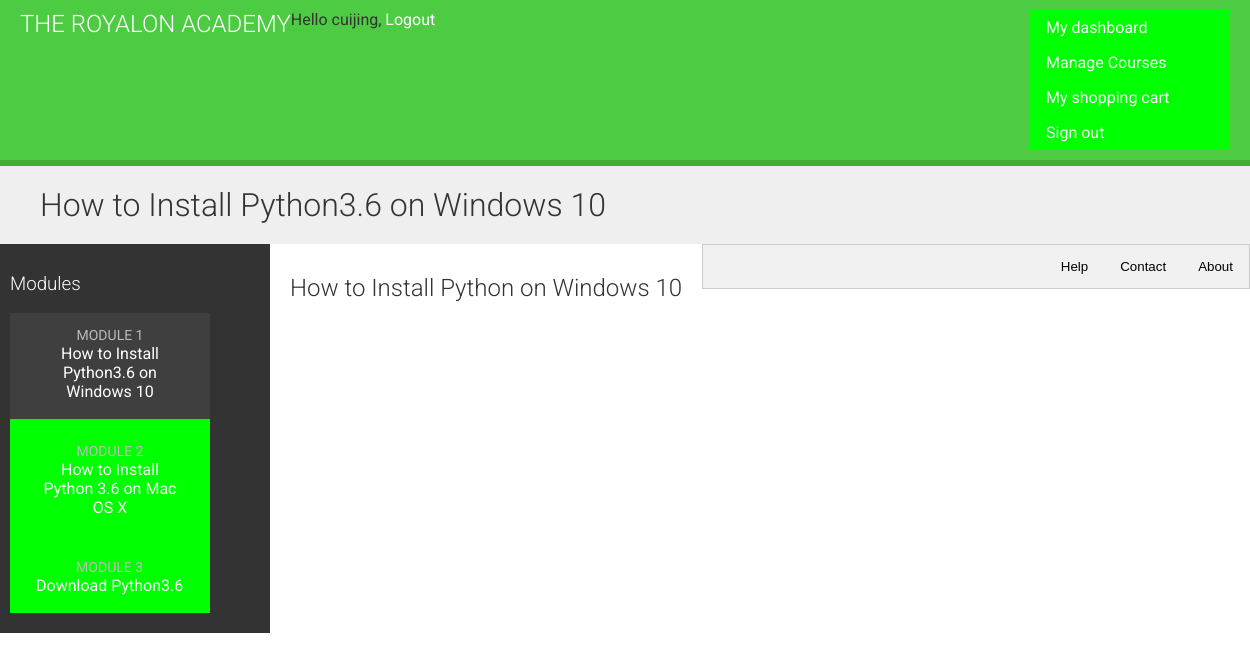
The app's page /students/course/15/ (signed in) with its own data.
### courses/models.py (models this page shows, shortened)
class Module(models.Model):
    course = models.ForeignKey(Course, related_name='modules')
    title = models.CharField(max_length=200)
    description = models.TextField(blank=True)
    order = OrderField(blank=True, for_fields=['course'])
    class Meta:
        ordering = ['order']

class Content(models.Model):
    module = models.ForeignKey(Module, related_name='contents')
    content_type = models.ForeignKey(ContentType,
                                     limit_choices_to={'model__in':('text',
                                                                    'video',
                                                                    'image',
                                                                    'file')})
    object_id = models.PositiveIntegerField()
    item = GenericForeignKey('content_type', 'object_id')
    order = OrderField(blank=True, for_fields=['module'])
    class Meta:
        ordering = ['order']

class ItemBase(models.Model):
    owner = models.ForeignKey(User, related_name='%(class)s_related')
    title = models.CharField(max_length=250)
    created = models.DateTimeField(auto_now_add=True)
    updated = models.DateTimeField(auto_now=True)
    class Meta:
        abstract = True
    def render(self):
        return render_to_string('courses/content/{}.html'.format(self._meta.model_name), {'item': self})

class Video(ItemBase):
    url = models.URLField()

### students/views.py (the view)
class StudentCourseDetailView(DetailView):
    model = Course
    template_name = 'students/course/detail.html'
    def get_queryset(self):
        qs = super(StudentCourseDetailView, self).get_queryset()
        return qs.filter(students__in=[self.request.user])
    def get_context_data(self, **kwargs):
        context = super(StudentCourseDetailView, self).get_context_data(**kwargs)
        course = self.get_object()
        if 'module_id' in self.kwargs:
            context['module'] = course.modules.get(id=self.kwargs['module_id'])
        else:
            context['module'] = course.modules.all()[0]
        return context

### cart/context_processors.py (called while the page is built)
def cart(request):
    return {'cart': Cart(request)}

### students/templates/students/course/detail.html (shortened to what this page needs)
{% extends "base.html" %}
{% block content %}
    <h1>
        {{ module.title }}
    </h1>
    <div class="contents">
        <h3>Modules</h3>
        <ul id="modules">
        {% for m in object.modules.all %}
            <li data-id="{{ m.id }}" {% if m == module %}class="selected"{% endif %}>
                <a href="{% url "student_course_detail_module" object.id m.id %}">
                    <span>
                        Module <span class="order">{{ m.order|add:1 }}</span>
                    </span>
                    <br>
                    {{ m.title }}
                </a>
            </li>
        {% empty %}
            <li>No modules yet.</li>
        {% endfor %}
        </ul>
    </div>
    <div class="module">
        {% for content in module.contents.all %}
            {% with item=content.item %}
                <h2>{{ item.title }}</h2>
            {% endwith %}
        {% endfor %}
    </div>
{% endblock %}

### courses/templates/base.html (shortened to what this page needs)
{% load staticfiles %}
<!DOCTYPE html>
<html>
<head>
    <link href="{% static "css\base.css" %}" rel="stylesheet">
</head>
<body>
    <div id="header">
        <a href="/" class="logo">The Royalon Academy</a>
        <ul class="menu">
            {% if request.user.is_authenticated %}
                <li {% if section == "dashboard" %}class="selected"{% endif %}><a href="{% url "dashboard" %}">My dashboard</a></li>
                <li {% if section == "My Courses" %}class="selected"{% endif %}><a href="{% url "manage_course_list" %}">Manage Courses</a></li>
				<li {% if section == "My Shopping Cart" %}class="selected"{% endif %}><a href="{% url "product_list" %}">My shopping cart</a></li>
                <li><a href="{% url "logout" %}">Sign out</a></li>
            {% else %}
                <li><a href="{% url "login" %}">Sign in</a></li>
            {% endif %}
         </ul>
            <span class="user">
                {% if request.user.is_authenticated %}
                    Hello {{ request.user.username }},
                    <a href="{% url "logout" %}">Logout</a>
                {% endif %}
            </span>
    </div>
</body>
    <div id="content">
        {% block content %}
        {% endblock %}
    </div>
    <div class="tab">
	<button class="tablinks" onclick="openTab(event, 'About')">About</button>
  	<button class="tablinks" onclick="openTab(event, 'Contact')">Contact</button>
	<button class="tablinks" onclick="openTab(event, 'Help')">Help</button>
    </div>
</html>

### courses/static/css/base.css (style rules this page uses)
body { margin:0; font-family:'Roboto', sans-serif; font-weight:400; color:#333; }
a { color:#3fad37; text-decoration:none; }
h1, h2, h3, h4, h5, h6 { font-family:'Roboto', sans-serif; font-weight:300; }
h1 { background:#efefef; width:100%; overflow:auto; padding:20px 0 20px 40px; margin:0; }
.module { overflow:auto; }
#header { background:#4dcc43; overflow:auto; padding:10px 20px; border-bottom:6px solid #3fad37; }
#header .logo { text-decoration:none; font-family:'Roboto', sans-serif; font-weight:300; text-transform:uppercase; font-size:24px; color:#fff; float:left; }
#header a { color:#fff; }
#header .menu { list-style:none; float:right; margin:0; padding:0; }
.contents { width:20%; padding:10px; float:left; background:#333; color: #fff; font-family:'Roboto', sans-serif; }
.contents ul { list-style:none; margin:0; padding:0; }
.contents ul li { margin:0 0 10px 0; padding:4px 10px 10px; overflow:auto; }
.contents ul li.selected { background:#3f3f3f; }
.contents ul span { text-transform:uppercase; color:#bbb; font-size:14px; }
.contents ul a { display:block; color:#fff; text-decoration:none; }
.module { padding:10px 20px; float:left; }
div.tab { overflow: hidden; border: 1px solid #ccc; background-color: #f1f1f1; }
div.tab button { background-color: inherit; float: right; border: none; outline: none; cursor: pointer; padding: 14px 16px; transition: 0.3s; }

### courses/templates/base.html (style rules this page uses)
ul { list-style-type: none; margin: 0; padding: 0; width: 200px; background-color: #00ff00; }
li a { display: inline; text-align:center; float:left; color: black; padding: 8px 16px; text-decoration: none; }

### records on screen
Module: title "How to Install Python3.6 on Windows 10", order|add "1"
Module: order|add "2", title "How to Install Python 3.6 on Mac OS X"
Module: order|add "3", title "Download Python3.6"
Content: item "How to Install Python on Windows 10"

### other values on screen
{{ request.user.username }} "cuijing"
